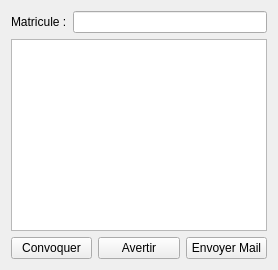
            <widget class="QWidget" name="tab_5">
             <attribute name="title">
              <string>Pointage Des Personnels</string>
             </attribute>
             <layout class="QGridLayout" name="gridLayout_6">
              <item row="0" column="0">
               <layout class="QVBoxLayout" name="verticalLayout">
                <item>
                 <layout class="QHBoxLayout" name="horizontalLayout_14">
                  <item>
                   <widget class="QLabel" name="label_33">
                    <property name="text">
                     <string>Matricule :</string>
                    </property>
                   </widget>
                  </item>
                  <item>
                   <widget class="QLineEdit" name="recherchePers"/>
                  </item>
                 </layout>
                </item>
                <item>
                 <widget class="QTableView" name="tablePointagePers"/>
                </item>
                <item>
                 <layout class="QHBoxLayout" name="horizontalLayout_20">
                  <item>
                   <widget class="QPushButton" name="convoquer">
                    <property name="text">
                     <string>Convoquer</string>
                    </property>
                   </widget>
                  </item>
                  <item>
                   <widget class="QPushButton" name="avertir">
                    <property name="text">
                     <string>Avertir</string>
                    </property>
                   </widget>
                  </item>
                  <item>
                   <widget class="QPushButton" name="envoyerMail">
                    <property name="text">
                     <string>Envoyer Mail</string>
                    </property>
                   </widget>
                  </item>
                 </layout>
                </item>
               </layout>
              </item>
             </layout>
            </widget>
